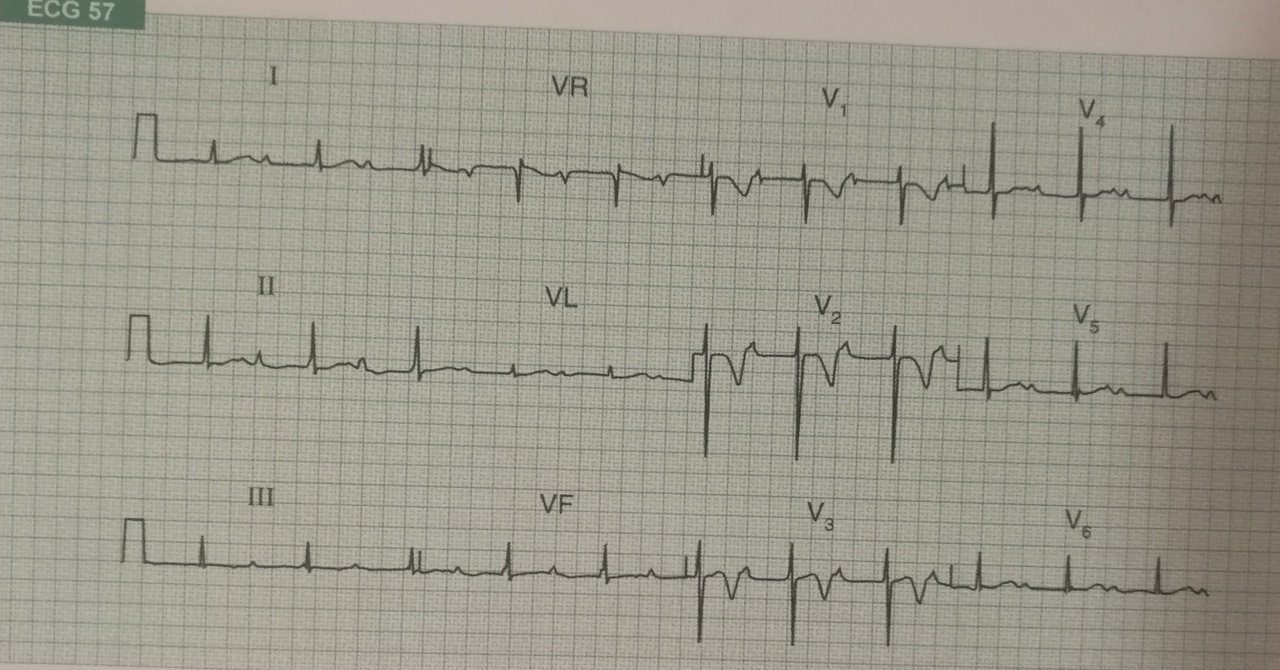
#> input picture images/input.jpg, 1280 x 670 px
$ jupyter execute --allow-errors Untitled.ipynb
#> lines starting #> are read from the running program, lines starting #| are printed output that depends on the picture; after the words box and inside, x2 and y2 are one past the last pixel; in counts of white or black regions, pixels touching at a corner belong together
[cell 1]
from pprint import pprint as pp
import numpy as np
import cv2

[cell 2]
class Line():
  def __init__(self, index, top, down) -> None:
    self.index = index
    self.down = down
    self.top = top

  def __getitem__(self, key):
    if key == 0: return self.index
    if key == 1: return self.top
    if key == 2: return self.down

  def __repr__(self):
    return ("{ index: " + str(self.index) + ", " +\
            "top: " + str(self.top) + ", "+ \
            "down: " + str(self.down) + "}")

[cell 3]
img = cv2.imread(r"../images/input.jpg", cv2.IMREAD_GRAYSCALE)
#> img: shape (670, 1280); min 42, max 188, mean 152.6

# Convert BGR to HSV
# hsv = cv2.cvtColor(img, cv2.COLOR_BGR2HSV)

# define range of black color in HSV
lower_val = np.array([0,0,0])
upper_val = np.array([0,50,50])

# Threshold the HSV image to get only black colors
mask = cv2.inRange(img, 0, 100)
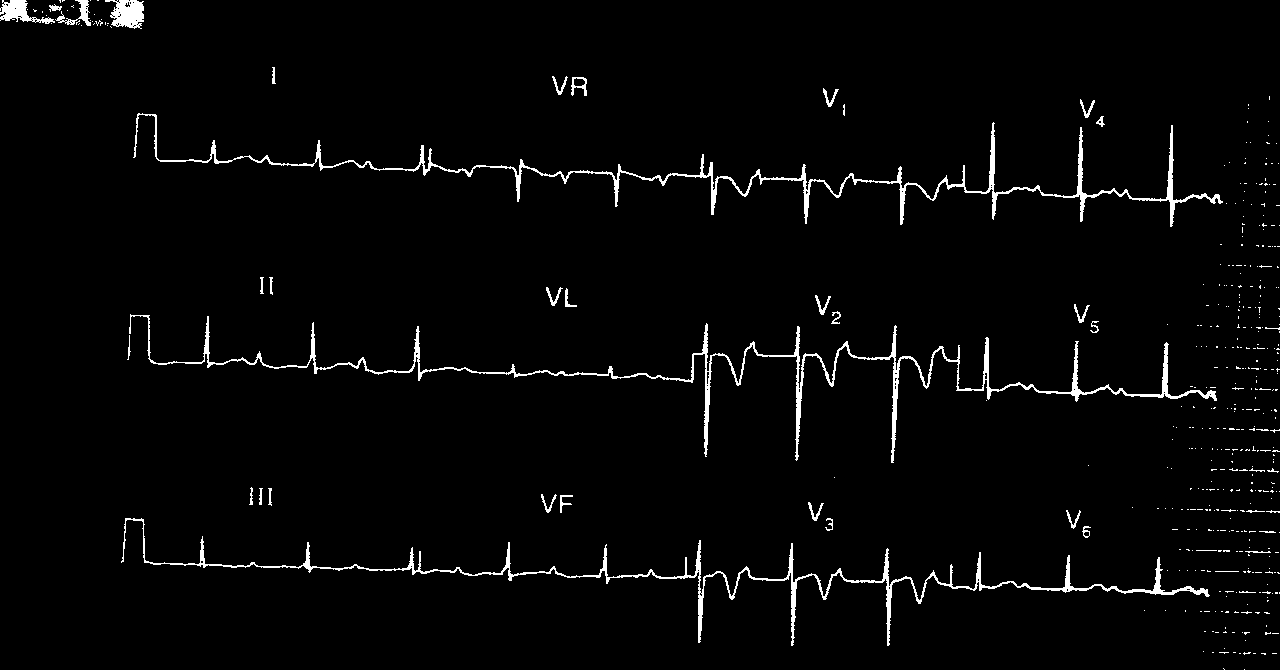
#> mask: shape (670, 1280); 2.5% white; 414 white regions (372 under 20 px), largest, box (x1, y1, x2, y2) and area: (129, 314, 1217, 463) 6101, (133, 113, 1223, 227) 5476, (121, 518, 1210, 646) 5131

# invert mask to get black symbols on white background
mask_inv = cv2.bitwise_not(mask)
#> mask_inv: shape (670, 1280); 97.5% white; 414 black regions (372 under 20 px)

blank = np.ones(img.shape, np.uint8)*255
blank2 = np.ones(img.shape, np.uint8)*255
blank3 = np.ones(img.shape, np.uint8)*255

contours, hier = cv2.findContours(mask_inv,cv2.RETR_LIST,cv2.CHAIN_APPROX_NONE)
#> contours = 477 contours, 419 with area under 20; largest, box (x1, y1, x2, y2) and area: (0, 0, 1280, 670) 853846, (128, 313, 1218, 464) 8336, (120, 517, 1211, 647) 7052, (314, 121, 1224, 228) 6520, (132, 112, 234, 165) 628

for cnt in contours:
    if cv2.contourArea(cnt) > 800:
        approx = cv2.approxPolyDP(cnt,
                                    0.00005 * cv2.arcLength(cnt, True), True)
        if(len(approx) >= 5):
            cv2.drawContours(blank, [approx], 0, (0, 0, 0), 1)
#> this loop made 477 passes
#> cnt on passes 1, 10, 11: [[1222, 668], [1223, 667], [1224, 668], [1223, 669]], [[1202, 651], [1203, 650], [1204, 651], [1203, 652]], [[1223, 648], [1224, 647], [1225, 648], [1224, 649]]
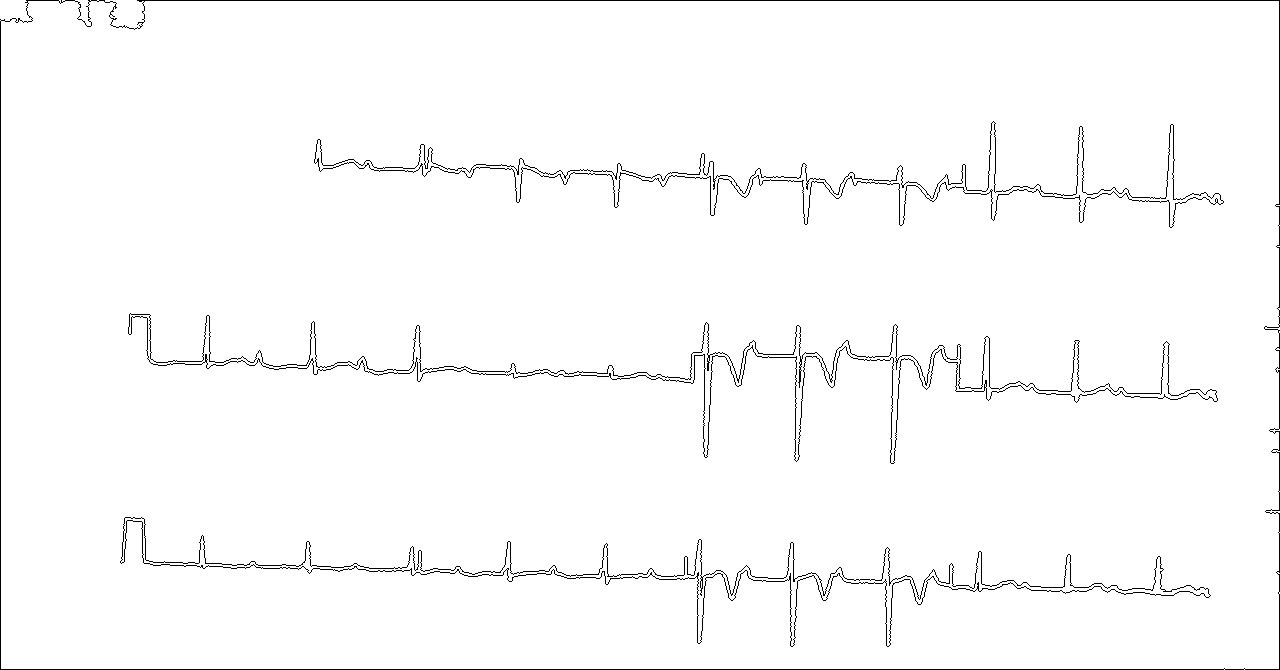
#> blank: shape (670, 1280); 98.2% white; black in thin lines or dots

graph = []

for j in range(121, mask_inv.shape[1]):
    higher = 0
    lower = 0

    cntBlank = 0
    lines = []

    for i in range(30, mask_inv.shape[0]):
        if mask_inv[i,j] == 255:
            cntBlank += 1
            if lower == 0:
                continue

        if lower == 0: lower = i
        if mask_inv[i,j] != 255:
            higher = i
            cntBlank = 0
        if cntBlank > 10:
            lines.append(Line(j, higher, lower))
            lower = 0
            higher = 0
    #if len(lines) > 0:
    for l in lines:
        graph.append(l)
    lines.clear()
    # cntLine = 0
    # if (higher + lower > 0):
    #     graph.append( (j, higher, lower) )

[cell 4]
ecg = []

while (len(graph) != 0):
    temp = [graph.pop(0)]
    for i, k in enumerate(graph):

        if (temp[-1].index != k.index-1):
            # если эта точка не сосед предыдущей
            continue

        if (temp[-1].top > k.down or k.top > temp[-1].down):
            # если эта точка не сосед предыдущей
            continue

        # если эта точка все таки сосед предыдущей
        temp.append(graph.pop(i))

    if (len(temp) != 0):
        ecg.append(temp)
        print(temp)
        print(">__________________________<")
#> after the loop, graph = []
